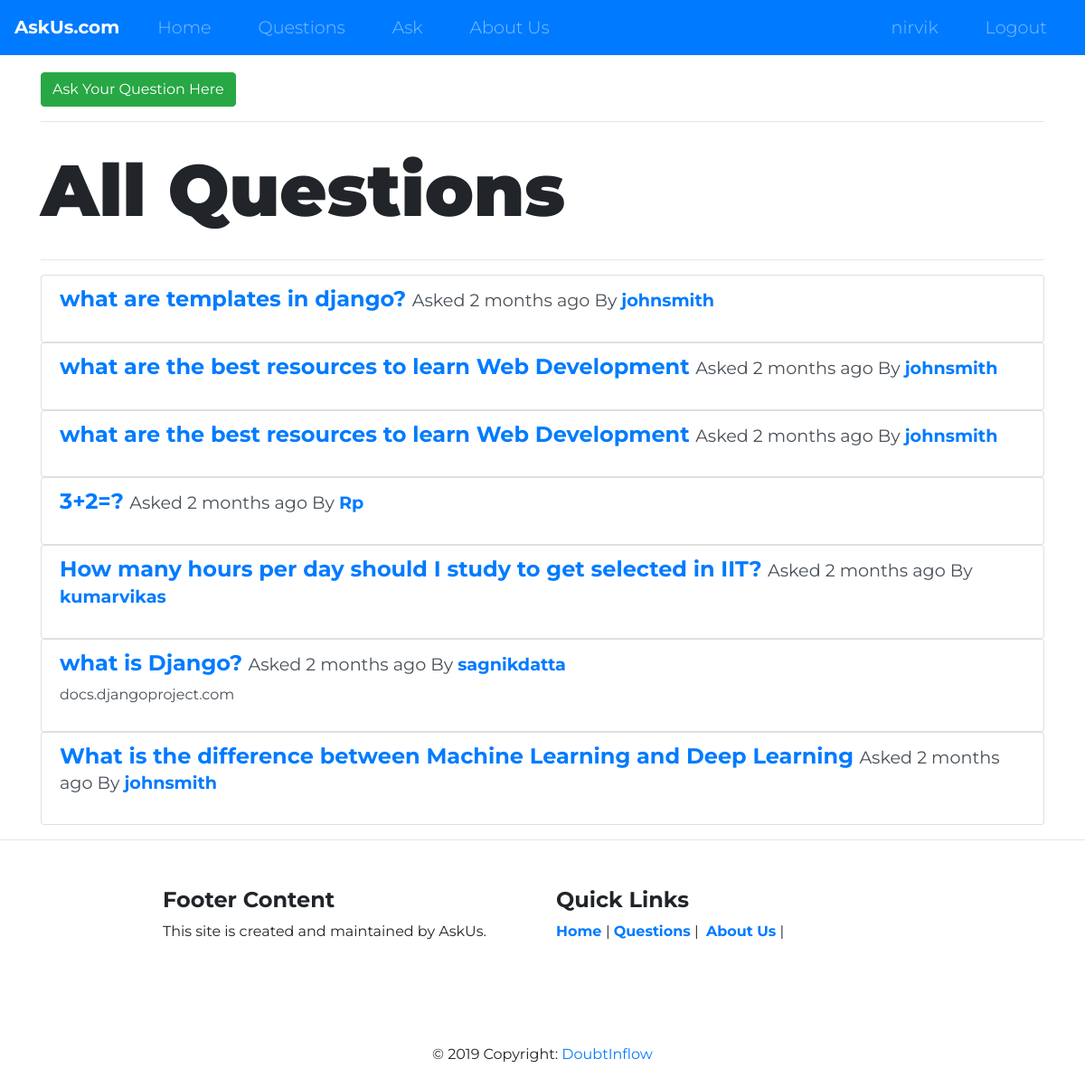
Screenshot of /questions/ (signed in) with the database file from the repository.
### accounts/models.py (models this page shows, shortened)
class User(AbstractUser):
        username = models.CharField(max_length=256, unique=True, blank=False,
                                validators=[
                                        RegexValidator(
                                        regex = USERNAME_REGEX,
                                        message = 'Username can be Alpahnumeric and contain only @,#,$',
                                        code='invalid_username'
                                        )]
                                )
        first_name = models.CharField(max_length=256, blank=False,
                                  validators=[
                                        RegexValidator(
                                        regex = NAME_REGEX,
                                        message = 'Name must be Alphabetic',
                                        code='invalid_first_name'
                                        )]
                                )
        last_name = models.CharField(max_length=256, blank=False,
                                  validators=[
                                        RegexValidator(
                                        regex = NAME_REGEX,
                                        message = 'Name must be Alphabetic',
                                        code='invalid_last_name'
                                        )]
                                )
        email = models.EmailField(unique=True, blank=False)
        bio = models.CharField(max_length=512, blank=True)
        birth_date = models.DateField(null=True, blank=False)
        USERNAME_FIELD = 'email'
        REQUIRED_FIELDS = ['username']
        def get_absolute_url(self):
                return reverse("user_profile", kwargs={"username": self.username})

### questions/models.py (models this page shows, shortened)
class Question(models.Model):
    user = models.ForeignKey(User, on_delete=models.CASCADE)
    qus = models.CharField(max_length=256, verbose_name="question")
    details = models.TextField(blank=True)
    slug = models.SlugField(unique=True, max_length=256)
    created = models.DateTimeField(auto_now_add=True)
    def get_absolute_url(self):
        return reverse("questions:question_detail", kwargs={"slug": self.slug})
    class Meta:
        ordering = ['-created']

### questions/views.py (the view)
# urls.py: path('', QuestionListView.as_view(), name='question_list'),
class QuestionListView(ListView):
    context_object_name = 'questions'
    model = models.Question
    template_name = 'questions_list.html'

### questions/templates/questions/question_list.html (shortened to what this page needs)
{% extends "core/base.html" %}
{% block content %}
<a class="btn btn-success" href="{% url 'questions:question_ask' %}">Ask Your Question Here</a>
<hr>
<h1>All Questions</h1>
<hr>
{% for question in questions %}
<div class="list-group">
  <div class="list-group-item list-group-item-action flex-column align-items-start">
    <div class="d-flex w-100 justify-content-between">
      <h4 class="mb-1"><b><a href="{{question.get_absolute_url}}" >{{ question.qus }}</a></b>
      <small>Asked {{ question.created|timesince }} ago By <b>
      <a href="{{question.user.get_absolute_url}}" >{{ question.user.username }}</a>
      </b></small></h4>
      </div>
    <p class="mb-1">{{ question.details|linebreaks|truncatechars:120 }}</p>
  </div>
</div>
{% endfor %}
{% endblock content %}

### core/templates/core/navbar.html (shortened to what this page needs)
  <nav class="navbar navbar-expand-lg navbar-dark bg-primary fixed-top">
    <a class="navbar-brand" href="">AskUs.com</a>
    <div class="collapse navbar-collapse" id="navbarTogglerDemo01">
      <ul class="navbar-nav mr-auto">
        <li class="nav-item">
          <a class="nav-link" href="{% url 'home' %}">Home</a>
        </li>
        <li class="nav-item">
          <a class="nav-link" href="{% url 'questions:question_list' %}">Questions</a>
        </li>
        <li class="nav-item">
          <a class="nav-link" href="{% url 'questions:question_ask' %}">Ask</a>
        </li>
        <li class="nav-item">
          <a class="nav-link" href="{% url 'about' %}">About Us</a>
        </li>
      </ul>
      <ul class="navbar-nav ml-auto">
        {% if request.user.is_authenticated %}
        <li class="nav-item">
          <a class="nav-link" href="{{user.get_absolute_url}}">{{user.username}}</a>
        </li>
        <li class="nav-item">
          <a class="nav-link" href="{% url 'logout' %}">Logout</a>
        </li>
        {% endif %}
      </ul>
    </div>
  </nav>

### core/static/css/styles.css (style rules this page uses)
body { font-family: "Montserrat"; }
.navbar-brand { font-weight: bold; }
.navbar { margin: 0 0 4.5rem; }
.nav-item { padding: 0 18px; }
.nav-link { font-size: 1.2rem; font-family: "Montserrat"; font-weight: 300; }
h1 { font-size: 5rem; font-weight: 900; line-height: 1.5; }

### rows the page displays
User: username "nirvik"
Question: qus "what are templates in django?", created "2 months", user.username "johnsmith"
Question: qus "what are the best resources to learn Web Development", created "2 months", user.username "johnsmith"
Question: qus "what are the best resources to learn Web Development", created "2 months", user.username "johnsmith"
Question: qus "3+2=?", created "2 months", user.username "Rp"
Question: qus "How many hours per day should I study to get selected in IIT?", created "2 months", user.username "kumarvikas"
Question: qus "what is Django?", created "2 months", user.username "sagnikdatta", details "docs.djangoproject.com"
Question: qus "What is the difference between Machine Learning and Deep Learning", created "2 months", user.username "johnsmith"
